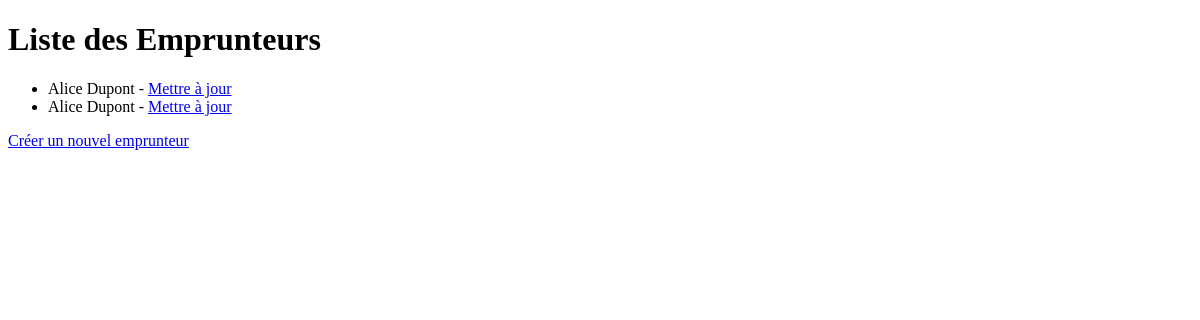
Before: /bibliothecaire/emprunteurs/ (signed in) with the older database file.
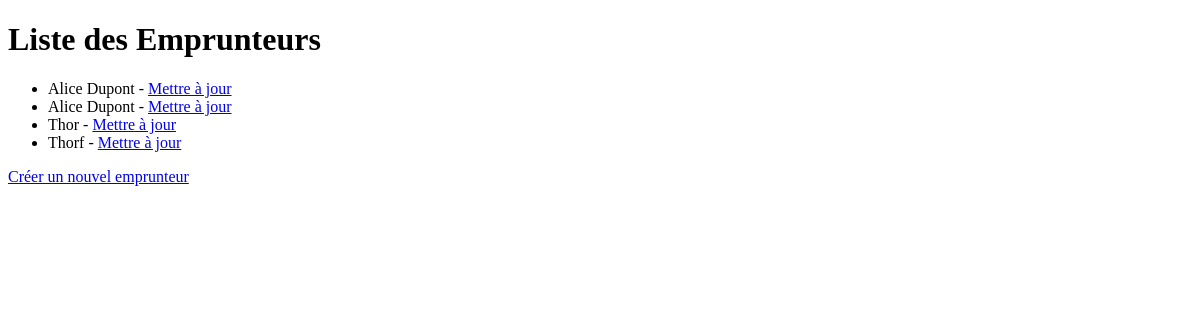
After: the same page with the newer database file.
### bibliothecaire/models.py (models this page shows, shortened)
class Emprunteur(models.Model):
    name = models.CharField(max_length=255)
    bloque = models.BooleanField(default=False)
    emprunts = models.ManyToManyField(Media, through='Emprunt')

### bibliothecaire/views.py (the view)
# urls.py: path('emprunteurs/', views.liste_emprunteurs, name='liste_emprunteurs'),
@login_required
def liste_emprunteurs(request):
    emprunteurs = Emprunteur.objects.all()
    return render(request, 'bibliothecaire/liste_emprunteurs.html', {'emprunteurs': emprunteurs})

### bibliothecaire/templates/bibliothecaire/liste_emprunteurs.html (shortened to what this page needs)
<!DOCTYPE html>
<html>
<head>
</head>
<body>
    <h1>Liste des Emprunteurs</h1>
    <ul>
        {% for emprunteur in emprunteurs %}
            <li>{{ emprunteur.name }} - <a href="{% url 'mettre_a_jour_emprunteur' emprunteur.pk %}">Mettre à jour</a></li>
        {% endfor %}
    </ul>
    <a href="{% url 'creer_emprunteur' %}">Créer un nouvel emprunteur</a>
</body>
</html>

Changed rows visible on the page:
added Emprunteur: name "Thor"
added Emprunteur: name "Thorf"
